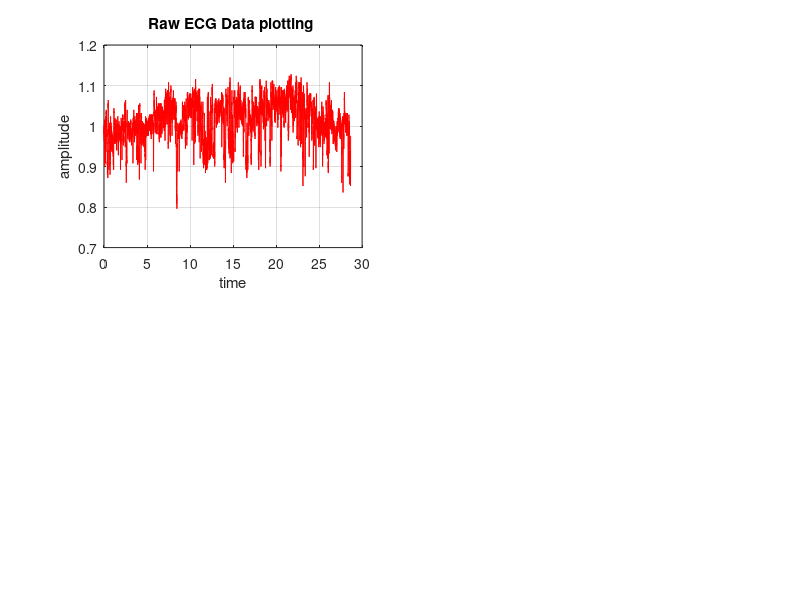

The MATLAB source for this figure: (Note: this script raises an error after producing the figure.)
%%%DFA_final
function DFA_final

DATA=load("O1.txt");
disp("ECG Analysis of one signal")
[d,a]=DFA_call_F(DATA);
disp("dim="+d);disp("alpha="+a);
end

%%%DFA_call_F 
function [D,Alpha1]=DFA_call_F(DATA)

%%Pre-processing
ecg=DATA;
f_s=250;
N=length(ecg);
t=(0:N-1)/f_s; %time period(total sample/Fs)
figure (1)
subplot(221)
plot(t,ecg,'r');title('Raw ECG Data plotting ');grid on;          
xlabel('time')
ylabel('amplitude')

w=50/(250/2);
bw=w;
[num,den]=iirnotch(w,bw); 
ecg_notch=filter(num,den,ecg);
[e,f]=wavedec(ecg_notch,20,'db6');
g=wrcoef('d',e,f,'db6',16);

ecg_wave=ecg_notch-g; 
ecg_smooth=smooth(ecg_wave); 
N1=length(ecg_smooth);
t1=(0:N1-1)/f_s;

subplot(222)
plot(t1,ecg_smooth),grid on,ylabel('amplitude'),xlabel('time')
title('Filtered ECG signal')

hh=ecg_smooth;
j=[];           
time=0;          
th=0.45*max(hh);  
 
for i=2:N1-1  
    if((hh(i)>hh(i+1))&&(hh(i)>hh(i-1))&&(hh(i)>th))  
        j(i)=hh(i);                                   
        time(i)=(i-1)/250;                           
    end
end
j(j==0)=[];              
time(time==0)=[];     
m=(time)';              
k=length(m);
% subplot(223)
% plot(t,hh);            
% hold on;                
% plot(time,j,'*r'); title('PEAK POINTS DETECTED IN ECG SIGNAL')    
% xlabel('time')
% ylabel('amplitude')
% hold off   
%%
%%Calling DFA
n=100:100:1000;
N=length(n);
F_n=zeros(N,1);
for i=1:N
    [F_n(i),y,Yn,N1]=DFA(ecg_smooth,n(i),1);
%Plots
    subplot(223)
    plot(1:N1,y,"b");hold on;grid on;
    plot(1:N1,Yn,"r");grid on;
    xlabel('n');ylabel('f')
    title('y(n) and Yn(n)');legend('y','Yn','Location','northwest');hold off;
end  
n=n';
subplot(224)
plot(log(n),log(F_n),'-o','MarkerSize',10,'MarkerEdgeColor','red','MarkerFaceColor',[1 .6 .6]);grid on;hold on;
title('DFA Interpretation')  
xlabel('n')
ylabel('F(n)')
A=polyfit(log(n(1:end)),log(F_n(1:end)),1);
Alpha1=A(1);
%A_c=polyval(A,log(n(1:end)));
%plot(log(n),A_c)
D=3-A(1);
return;

end

%%%DFA algorithm
function [out1,out2,out3,out4]=DFA(DATA,win_length,order)

%note:The number of windows in each iteration(See lines 62-65,66 on &&Calling DFA) is n. 
%For the 1st it. n=71. So: w1=1:100 w2=101:200...w71=7001:7100 

N=length(DATA);  %7168 1st it
n=floor(N/win_length); %71.00 1st it - n is the number of windows
N1=n*win_length; %7100 1st it
y=zeros(N1,1);
Yn=zeros(N1,1);

fitcoef=zeros(n,order+1);

mean1=mean(DATA(1:N1));

for i=1:N1
    y(i)=sum(DATA(1:i)-mean1);
end

y=y';
x=1:win_length; 
w=(bsxfun(@plus,x',(0:(n-1))*win_length))'; %bsxfun() element-wise addition between two matrices 
                                            %for j=1:n w(j,:)=((j-1)*win_length+1):j*win_length; end
for j=1:n
    fitcoef(j,:)=polyfit(x,y(w(j,:)),order);
    Yn(w(j,:))=polyval(fitcoef(j,:),x);
end

sum1=sqrt(sum((y'-Yn).^2)/N1);

out1=sum1;
out2=y;
out3=Yn;
out4=N1;

end
